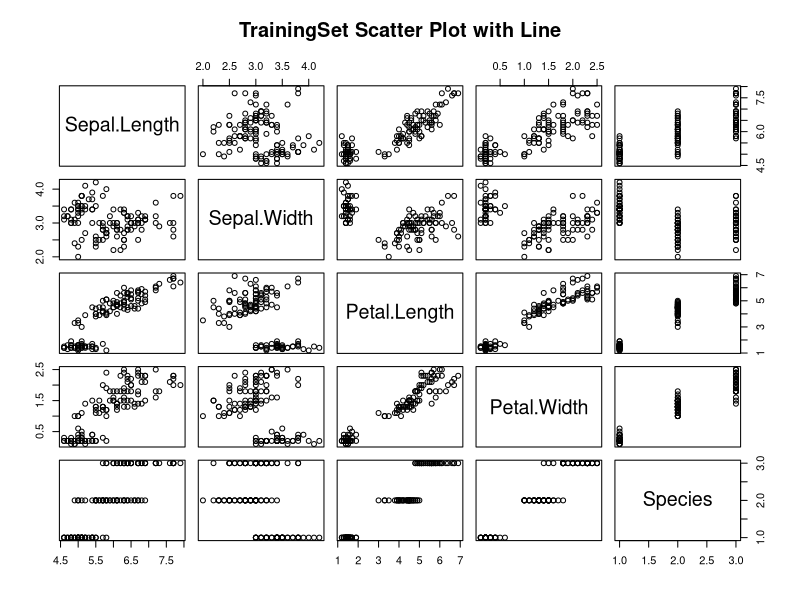
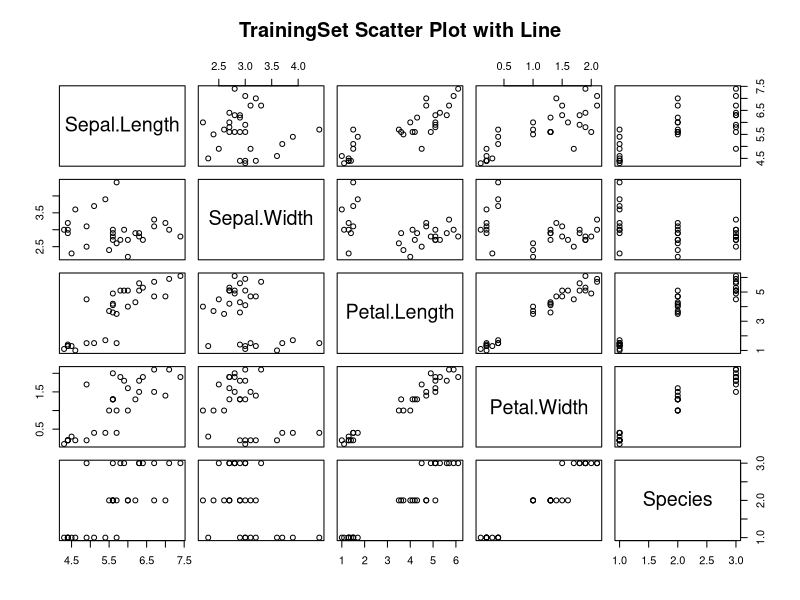

Source code (R) for these figures, in order: (Note: this script raises an error after producing the figures.)
# Installing required libraries
# install.packages(c("datasets","caret","lattice"))
# You can use c("packageX","packageY") to install multiple packages at once.

# Importing installed libraries
library(datasets) # Contains the Iris data set
library(caret) # Package for machine learning algorithms / CARET stands for Classification And REgression Training
library(ggplot2)
library(lattice)

# Importing the Iris data set
data(iris)

# Check to see if there are missing data
sum(is.na(iris))

# To achieve reproducible model; set the random seed number
set.seed(42)

# Performs stratified random split of the data set
TrainingIndex <- createDataPartition(iris$Species, p=0.8, list = FALSE)
# 80% goes to training set
TrainingSet <- iris[TrainingIndex,] # Training Set
TestingSet <- iris[-TrainingIndex,] # Test Set


# Compare scatter plot of the 80 and 20 data subsets
plot(TrainingSet,
     main = "TrainingSet Scatter Plot with Line",
     pch = 1)


plot(TestingSet,
     main = "TrainingSet Scatter Plot with Line",
     pch = 1)



###############################
# SVM model (polynomial kernel)

# Build Training model
Model <- train(Species ~ ., data = TrainingSet,
               method = "svmPoly",
               na.action = na.omit,
               preProcess=c("scale","center"),
               trControl= trainControl(method="none"),
               tuneGrid = data.frame(degree=1,scale=1,C=1)
)
# With the training model, model is trained
# with the 80% of the data to predict the ones
# in the test data.

# Basically  model will learn from training data
# and apply what it learned to testing data.

# Build CV model
Model.cv <- train(Species ~ ., data = TrainingSet,
                  method = "svmPoly",
                  na.action = na.omit,
                  preProcess=c("scale","center"),
                  trControl= trainControl(method="cv", number=10),
                  tuneGrid = data.frame(degree=1,scale=1,C=1)
)

# In CV Model it is 10 folded which means our TrainingSet that have 
# 120 samples is divided to 10 and now each group contains 12 samples
# Model is making one group passive and learn from the other 9
# and predicts the 1 passive group
# and this process goes in a loop for all of the 10 groups.
# This is cross-validation.




# Apply model for prediction
Model.training <-predict(Model, TrainingSet) # Apply model to make prediction on Training set
Model.testing <-predict(Model, TestingSet) # Apply model to make prediction on Testing set
Model.cv <-predict(Model.cv, TrainingSet) # Perform cross-validation

# Model performance (Displays confusion matrix and statistics)
Model.training.confusion <-confusionMatrix(Model.training, TrainingSet$Species)
Model.testing.confusion <-confusionMatrix(Model.testing, TestingSet$Species)
Model.cv.confusion <-confusionMatrix(Model.cv, TrainingSet$Species)

print(Model.training.confusion)
print(Model.testing.confusion)
print(Model.cv.confusion)

# Feature importance
# To see which variable is the most important.
# For Versicolor, sepal lenght was not a noticeable
# feature.

# Petal Width and Length was the most important feature
# for all variables.
Importance <- varImp(Model)
plot(Importance)
plot(Importance, col = "red")

